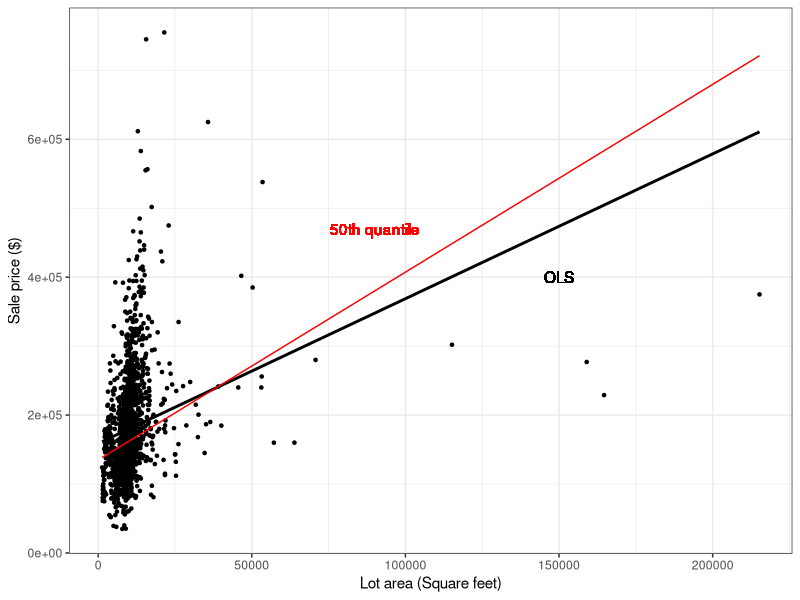
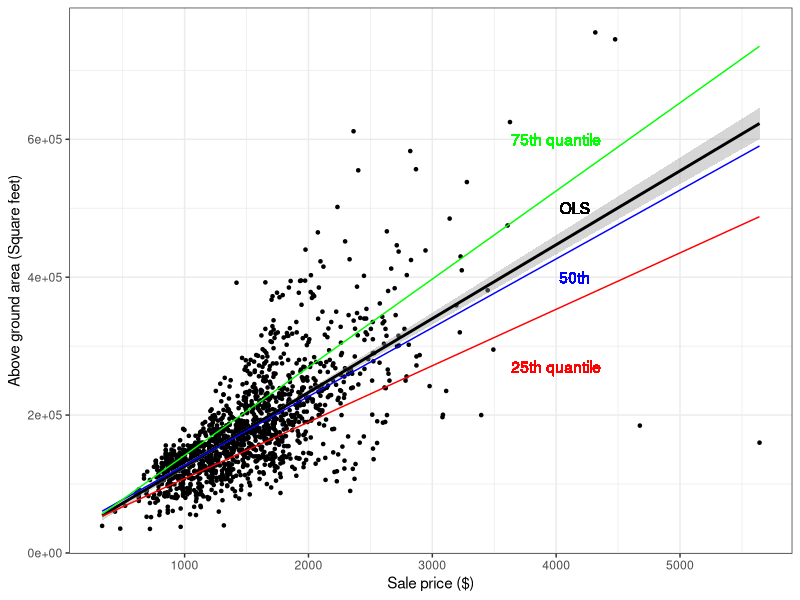
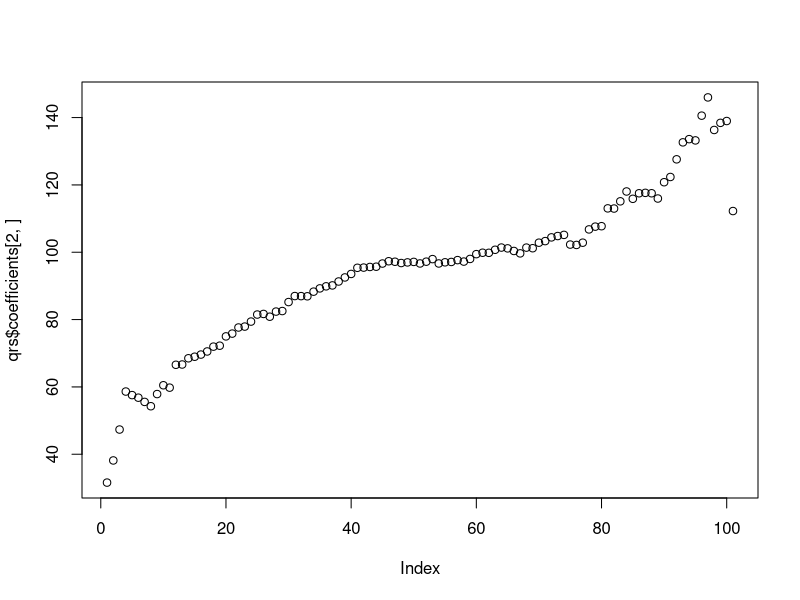
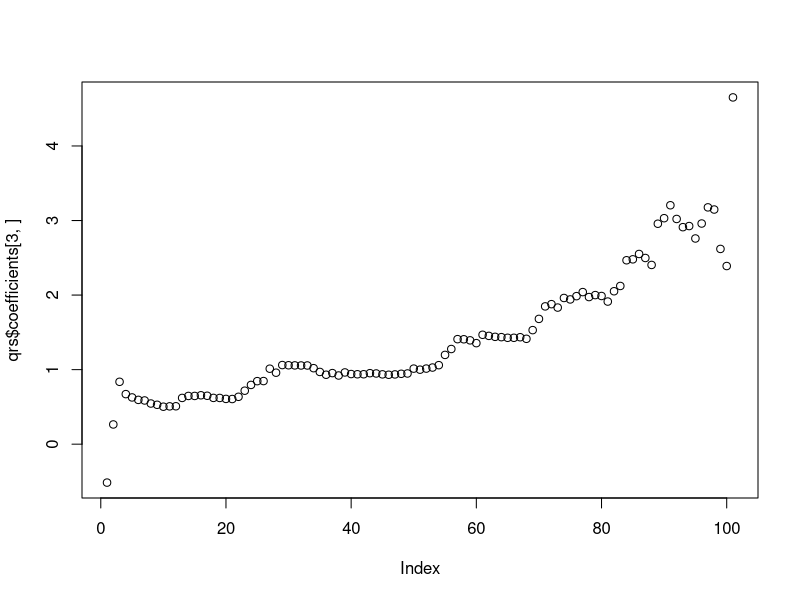
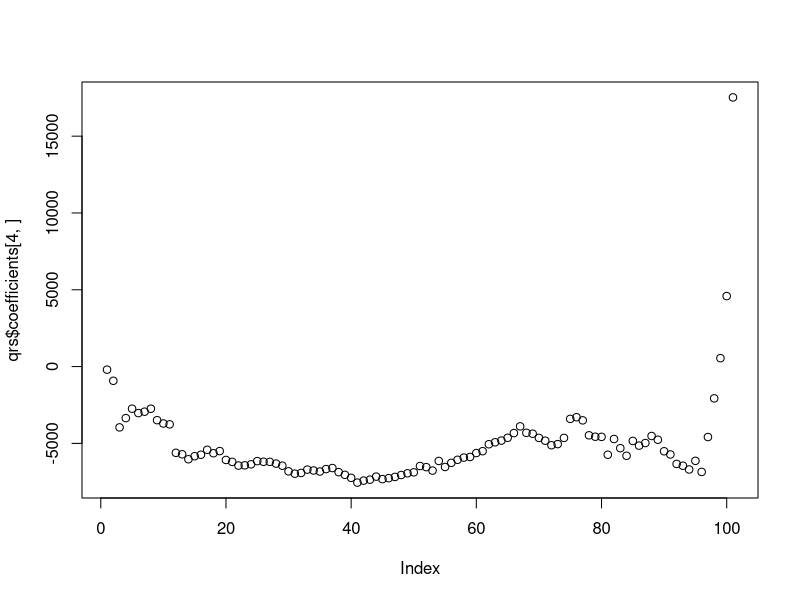
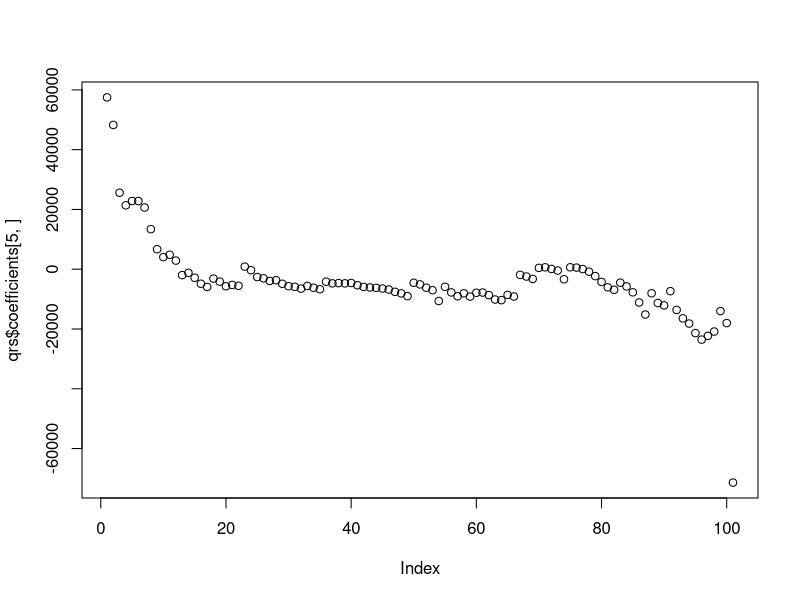
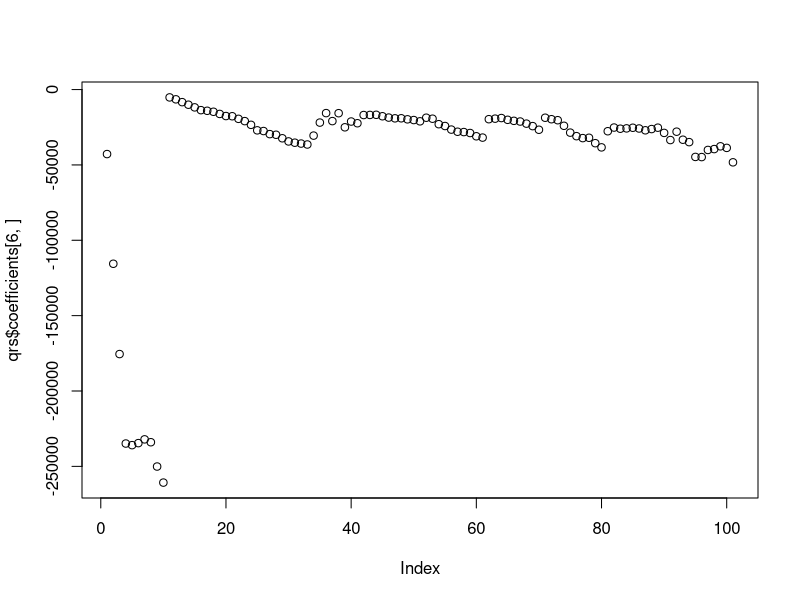
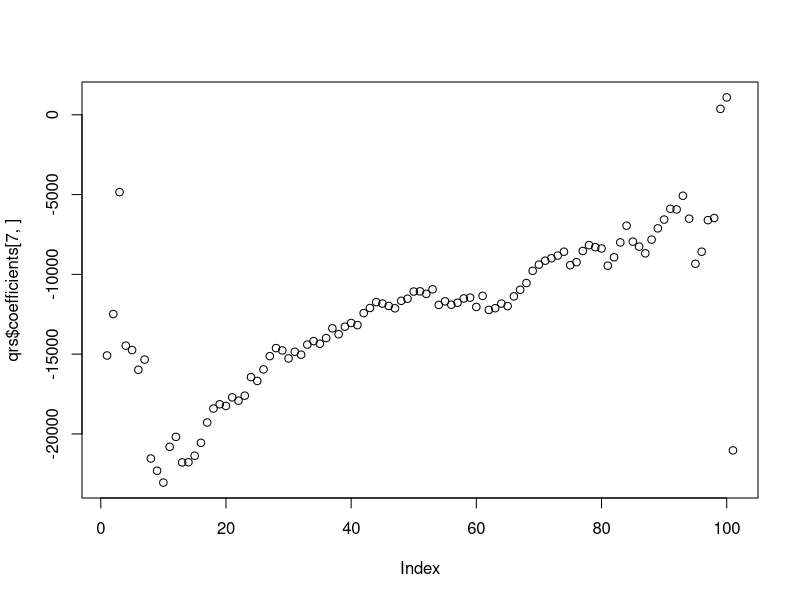

Generate these figures, in order, with R:
## ---- chunk 1
# installing/loading the package:
# if(!require(installr)) {
#   install.packages("installr"); 
#   require(installr)
# } #load / install+load installr
# # using the package:
# updateR()

# install.packages('rmarkdown')
# install.packages("quantreg")
library("quantreg")
#library(sjPlot)
library(haven)
library(gridExtra)
library(tidyverse)
library(Metrics)
require(gridExtra)
#library(equatiomatic)
#library(fastDummies)
#library(pscl)

#library(gsheet)
#library(brant)
#library(MASS)
#library(lmtest)
#library(reshape2)

#library(nnet)
#library(AER)
#library(boot)

#library(asaur)

## ---- chunk 2
df <- read.csv("TrainData.csv") |>
  na.omit() |>
  distinct()

## ---- chunk 3

df |> ggplot(aes(y = SalePrice, x = LotArea)) +
  geom_point(size = 0.9) +
  geom_smooth(method = lm, se = F, color = "black") +
  geom_text(aes(y = 400000, x = 150000, label = "OLS"), color="black") + 
  geom_quantile(quantiles=0.5, color="red") + 
  geom_text(aes(y = 470000, x = 90000, label = "50th quantile"), color="red") + 
  ylab("Sale price ($)") +
  xlab("Lot area (Square feet)") +
  theme_bw()
## ---- chunk 4
# df |> ggplot(aes(y = SalePrice, x = GrLivArea)) +
#   geom_boxplot()

df |> ggplot(aes(y = SalePrice, x = GrLivArea)) +
  geom_point(size = 0.9) +
  stat_smooth(method = lm, color = "black") +
  geom_text(aes(x = 4150, y = 500000, label = "OLS"), color="black") + 
  geom_quantile(quantiles=0.25, color="red") + 
  geom_text(aes(x = 4000, y = 270000, label = "25th quantile"), color="red") + 
  geom_quantile(quantiles=0.5, color="blue") + 
  geom_text(aes(x = 4150, y = 400000, label = "50th"), color="blue") + 
  geom_quantile(quantiles=0.75, color="green") + 
  geom_text(aes(x = 4000, y = 600000, label = "75th quantile"), color="green") + 
  xlab("Sale price ($)") +
  ylab("Above ground area (Square feet)") +
  theme_bw()
## ---- chunk 5
qr50 = rq(data=df, SalePrice ~ GrLivArea + LotArea + TotRmsAbvGrd + as.factor(LotShape) + as.factor(Foundation), tau=0.5)
qr50_summary = summary(qr50)
qr50_summary
## ---- chunk 6
#Generate all QR models 
taus <- seq(from=0, to=1, by=.01)
qrs = rq(data=df, SalePrice ~ GrLivArea + LotArea + TotRmsAbvGrd + as.factor(LotShape) + as.factor(Foundation), tau=taus)
## ---- chunk 7
num_of_rows <- nrow(qrs$coefficients)
p_grLivArea <- plot(qrs$coefficients[2, ])
p_LotArea <- plot(qrs$coefficients[3, ])
p_TotsRmsAbvGrd <- plot(qrs$coefficients[4, ])
p_IR2 <- plot(qrs$coefficients[5, ])
p_IR3 <- plot(qrs$coefficients[6, ])
p_Reg <- plot(qrs$coefficients[7, ])
p_CBlock <- plot(qrs$coefficients[8, ])
p_Conic <- plot(qrs$coefficients[9, ])

cowplot::plot_grid(plot(qrs$coefficients[2, ]),
plot(qrs$coefficients[3, ]),
plot(qrs$coefficients[4, ]),
plot(qrs$coefficients[5, ]),
plot(qrs$coefficients[6, ]),
plot(qrs$coefficients[7, ]),
plot(qrs$coefficients[8, ]),
plot(qrs$coefficients[9, ]))
## ---- chunk 8
ols = lm(data=df, SalePrice ~ GrLivArea + LotArea + TotRmsAbvGrd + as.factor(LotShape) + as.factor(Foundation))
ols_summary = summary(ols)
ols_summary
## ---- chunk 9
olsMae = mae(predict(ols), df$SalePrice)
olsMae
Qr50Mae = mae(predict(qr50), df$SalePrice)
Qr50Mae
## ---- chunk 10
olsRmse = rmse(predict(ols), df$SalePrice)
olsRmse
Qr50Rmse = rmse(predict(qr50), df$SalePrice)
Qr50Rmse
## ---- chunk 11
ols_summary$df[2]
qr50_summary$rdf
## ---- chunk 12
# Min OLS error
format(round(min(ols_summary$residuals), digits=0), scientific=F)
# Absolute min OLS error
format(round(min(abs(ols_summary$residuals)), digits=0), scientific=F)
# Max OLS error
format(round(max(ols_summary$residuals), digits=0), scientific=F)
# Absolute max OLS error
format(round(max(abs(ols_summary$residuals)), digits=0), scientific=F)
# Min QR 50th error
format(round(min(qr50_summary$residuals), digits=0), scientific=F)
# Absolute min QR 50th error
format(round(min(abs(qr50_summary$residuals)), digits=0), scientific=F)
# Max QR 50th error
format(round(max(qr50_summary$residuals), digits=0), scientific=F)
# Absolute max QR 50th error
format(round(max(abs(qr50_summary$residuals)), digits=0), scientific=F)
